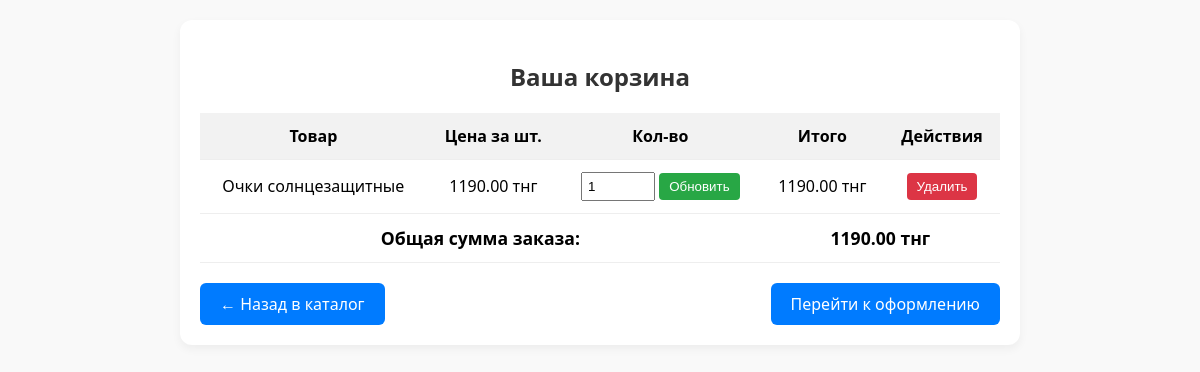
The app's page /cart/ (signed in) with its own data.
### shop/models.py (models this page shows, shortened)
class CartItem(models.Model):
    user = models.ForeignKey(User, on_delete=models.CASCADE, null=True, blank=True)
    product = models.ForeignKey(Product, on_delete=models.CASCADE)
    quantity = models.PositiveIntegerField(default=1)

class Product(models.Model):
    name = models.CharField(max_length=100)
    price = models.DecimalField(max_digits=10, decimal_places=2)
    description = models.TextField()
    image = models.ImageField(upload_to='products/')

### shop/views.py (the view)
# urls.py: path('cart/', views.cart_view, name='cart'),
def cart_view(request):
    if request.user.is_authenticated:
        cart_items = CartItem.objects.filter(user=request.user)
        total_price = sum(item.product.price * item.quantity for item in cart_items)
        for item in cart_items:
            item.total_price = item.product.price * item.quantity  # для отображения итога по товару
        return render(request, 'shop/cart.html', {
            'cart_items': cart_items,
            'total_price': total_price,
        })
    else:
        return render(request, 'shop/message.html', {
            'message': 'Авторизуйтесь, чтобы просматривать корзину.'
        })

### shop/templates/shop/cart.html (shortened to what this page needs)
<!DOCTYPE html>
<html lang="ru">
<head>
</head>
<body>
    <div class="cart-container">
        <h2>Ваша корзина</h2>
        {% if cart_items %}
        <table>
            <tr>
                <th>Товар</th>
                <th>Цена за шт.</th>
                <th>Кол-во</th>
                <th>Итого</th>
                <th>Действия</th>
            </tr>
            {% for item in cart_items %}
            <tr>
                <td>{{ item.product.name }}</td>
                <td>{{ item.product.price }} тнг</td>
                <td>
                    <form class="inline" method="post" action="{% url 'update_cart' item.id %}">
                        <input type="number" name="quantity" value="{{ item.quantity }}" min="1">
                        <button type="submit">Обновить</button>
                    </form>
                </td>
                <td>{{ item.total_price }} тнг</td>
                <td>
                    <form class="inline" method="post" action="{% url 'remove_from_cart' item.id %}">
                        <button type="submit" class="delete">Удалить</button>
                    </form>
                </td>
            </tr>
            {% endfor %}
            <tr class="total-row">
                <td colspan="3">Общая сумма заказа:</td>
                <td colspan="2">{{ total_price }} тнг</td>
            </tr>
        </table>
        <div class="cart-actions">
            <a href="{% url 'home' %}" class="button">← Назад в каталог</a>
            <a href="{% url 'checkout' %}" class="button">Перейти к оформлению</a>
        </div>
        {% else %}
        <p style="text-align:center;">Корзина пуста.</p>
        <div style="text-align:center; margin-top: 20px;">
            <a href="{% url 'home' %}" class="button">← Вернуться в каталог</a>
        </div>
        {% endif %}
    </div>
</body>
</html>

### shop/templates/shop/cart.html (style rules this page uses)
body { font-family: 'Segoe UI', sans-serif; background-color: #f9f9f9; margin: 0; padding: 20px; }
h2 { text-align: center; color: #333; }
.cart-container { max-width: 800px; margin: 0 auto; background: #fff; padding: 20px; border-radius: 12px; box-shadow: 0 4px 10px rgba(0,0,0,0.05); }
table { width: 100%; border-collapse: collapse; margin-bottom: 20px; }
th, td { padding: 12px; border-bottom: 1px solid #eee; text-align: center; }
th { background-color: #f2f2f2; }
.total-row { font-weight: bold; font-size: 1.1em; }
.cart-actions { display: flex; justify-content: space-between; align-items: center; }
a.button { display: inline-block; padding: 10px 20px; background-color: #007bff; color: white; text-decoration: none; border-radius: 6px; transition: background-color 0.3s ease; }
form.inline { display: inline; }
input[type="number"] { width: 60px; padding: 5px; }
button { padding: 6px 10px; background-color: #28a745; color: white; border: none; border-radius: 4px; cursor: pointer; }
button.delete { background-color: #dc3545; }

### records on screen
CartItem: product.name "Очки солнцезащитные", product.price "1190.00", quantity "1", total_price "1190.00"

### other values on screen
{{ total_price }} "1190.00"
